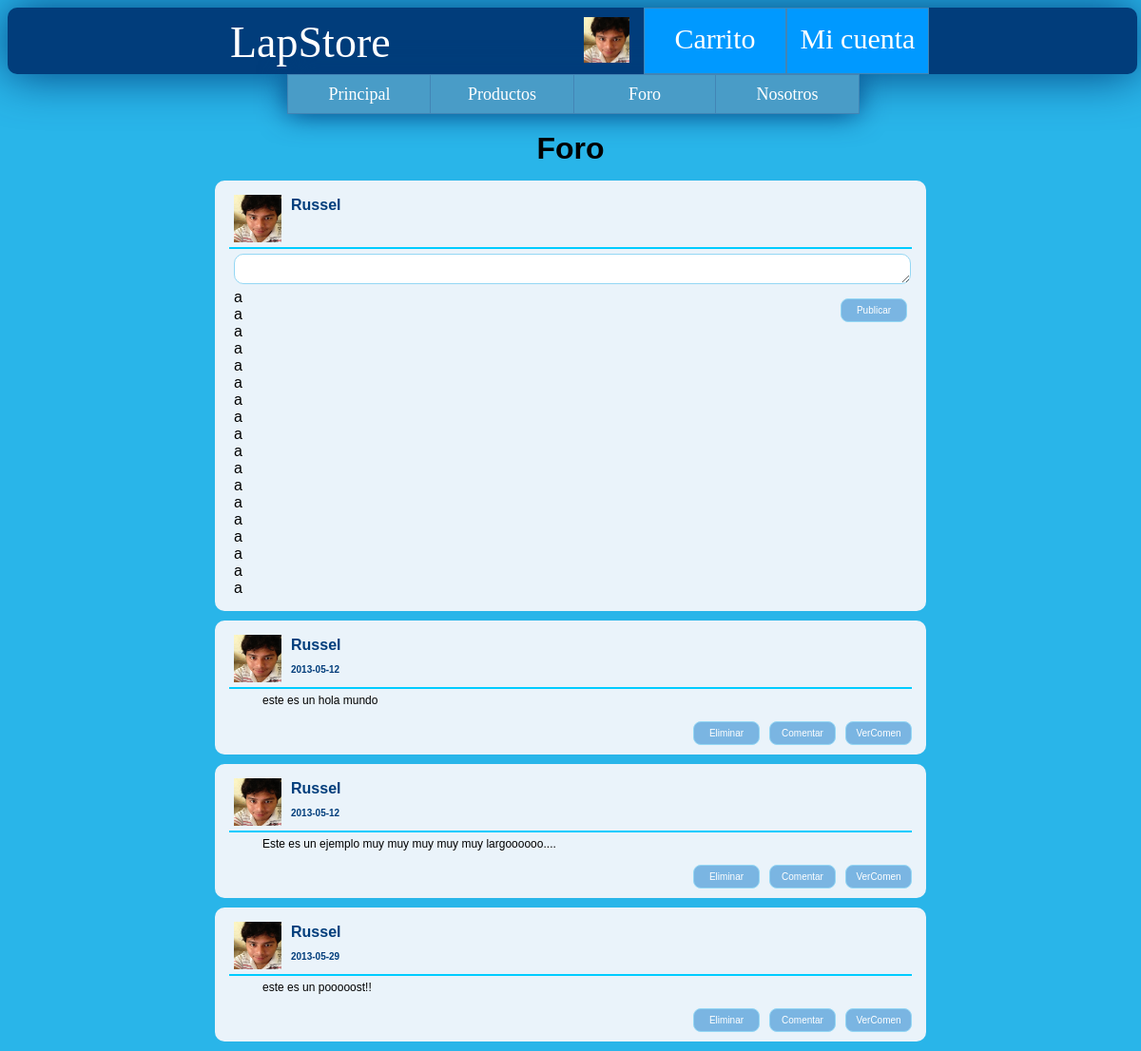
The app's page /foro.php (signed in) with its own data.
### tables this page shows
CREATE TABLE IF NOT EXISTS `post` (
  `postId` int(11) NOT NULL AUTO_INCREMENT,
  `usuarioId` int(11) NOT NULL,
  `articulo` varchar(1000) DEFAULT NULL,
  `fecha` date DEFAULT NULL,
  `idTema` int(11) NOT NULL,
  `nombrePost` varchar(100) NOT NULL,
  PRIMARY KEY (`postId`),
  KEY `usuarioId` (`usuarioId`)
);

CREATE TABLE IF NOT EXISTS `usuarios` (
  `usuarioId` int(11) NOT NULL AUTO_INCREMENT,
  `email` varchar(80) NOT NULL,
  `nombre` varchar(20) DEFAULT NULL,
  `tipo` int(2) DEFAULT NULL,
  `apellido` varchar(20) DEFAULT NULL,
  `descripcion` varchar(1000) DEFAULT NULL,
  `edad` int(11) DEFAULT NULL,
  `sexo` varchar(1) DEFAULT NULL,
  `url_foto` varchar(80) DEFAULT NULL,
  `contrasenia` varchar(15) DEFAULT NULL,
  PRIMARY KEY (`usuarioId`)
);

### include_php/DB/conexionGeneral.php (called while the page is built, shortened)
<?php
    function selecionarBD($conexion) {
        return mysql_select_db($GLOBALS["base_datos"], $conexion);
    }
    function ejecutarConsulta($query,$onexion) {
        return mysql_query($query, $onexion);
    }
    function cerrarConexion($conexion) {
        return @mysql_close($conexion);
    }
?>

### include_php/DB/foroDB.php (called while the page is built, shortened)
<?php
    include_once 'conexionGeneral.php';
    function obtenerTodosPost(){
        $conexion=abrirConexion();
        $sql = "SELECT * FROM post ORDER BY postId DESC";
        $resultado_peticion = ejecutarConsulta($sql,$conexion);
        $indice=0;
        $posts = array();
        while ($fila = mysql_fetch_array($resultado_peticion)){
            $indice++;
            $posts[$indice]=$fila;
        }
        return $posts;
    }
?>

### include_php/DB/usuarioDB.php (called while the page is built, shortened)
<?php
    include_once 'conexionGeneral.php';
    function obtenerUsuarioPorId($usuarioId){
        $conexion=abrirConexion();
        $sql = "SELECT * FROM usuarios WHERE usuarioId ='".mysql_real_escape_string($usuarioId)."'";
        $resultado_peticion = ejecutarConsulta($sql,$conexion);
        while ($fila = mysql_fetch_array($resultado_peticion)) {
            return $fila;
        }
        return $fila;
    }
    ?>

### include_php/_gestion_foro.php (the view, shortened to what this page needs)
<?php
include_once 'DB/foroDB.php';
include_once 'DB/usuarioDB.php';
function listarPosts() {
    $SALTO = "\n";
    $posts = obtenerTodosPost();
    $cadena_post = "";
    foreach ($posts as $post) {
        $usuarioPost = obtenerUsuarioPorId($post['usuarioId']);
        $cadena_post .= '<div class="marco">' . $SALTO;
        $cadena_post .= '    <div id="info_usuario">' . $SALTO;
        $cadena_post .= '        <img src="' . $usuarioPost['url_foto'] . '" alt="icono del usuario"/>' . $SALTO;
        $cadena_post .= '        <span class="usuario">' . $usuarioPost['nombre'] . '</span>' . $SALTO;
        $cadena_post .= '        <span class="fecha">' . $post['fecha'] . '</span>' . $SALTO;
        $cadena_post .= '    </div>' . $SALTO;
        $cadena_post .= '    <div class="articulo">' . $SALTO;
        $cadena_post .= '        <p>' . $post['articulo'] . '</p>' . $SALTO;
        $cadena_post .= '    </div>' . $SALTO;
        $cadena_post .= '       <input type="button" class="boton"  id="verComentario" value="VerComen" onclick="MostrarConsulta(\'respuestas' . $post['postId'] . '\',\'verPostCompleto.php?postId=' . $post['postId'] . '\'); return false" />';
        $cadena_post .= "   <input type=\"button\" class=\"boton\"  id=\"agregar_repost\" value=\"Comentar\" onclick=\"show('nuevo_repost" . $post['postId'] . "','".$post['postId']."')\"/>";
        if ($post['usuarioId'] == $_SESSION['usuarioId'] || $_SESSION['tipo'] == 1) {
            $cadena_post .= "<form action='" . $_SERVER['PHP_SELF'] . "' method='post' >" . $SALTO;
            $cadena_post .= '    <input type="hidden" name="id_post" value="' . $post['postId'] . '"/>' . $SALTO;
            $cadena_post .= '    <input type="hidden" name="id_usuario" value="' . $post['usuarioId'] . '"/>' . $SALTO;
            $cadena_post .= '    <input type="submit" class="boton"  onclick="return confirmarEliminacion()" name="eliminar_post" value="Eliminar"/>' . $SALTO;
            $cadena_post .= '</form>' . $SALTO;
        }
        $cadena_post .= '    <div class="clearboth"></div>' . $SALTO;
        $cadena_post .= '<div class="respuestas" id="respuestas' . $post['postId'] . '">' . $SALTO;
        $cadena_post .= generarFormRespuesta($post['postId']);
        $cadena_post .= '</div>' . $SALTO;
        $cadena_post .= '</div>' . $SALTO;
    }
    return $cadena_post;
}
function generarFormRespuesta($postId) {
    $SALTO = "\n";
    $cadena_responderPost = '  <div class="marco_interno" id="nuevo_repost' . $postId . '" style="display:none;">' . $SALTO;
    $cadena_responderPost .= '<a name="Responder"></a>';
    $cadena_responderPost .= '      <form action="foro.php" method="post" >' . $SALTO;
    $cadena_responderPost .= '          <div id="info_usuario">' . $SALTO;
    $cadena_responderPost .= '              <img src="' . $_SESSION['foto'] . '" alt="icono del usuario"/>' . $SALTO;
    $cadena_responderPost .= '              <span class="usuario">' . $_SESSION["nombre"] . '</span>' . $SALTO;
    $cadena_responderPost .= '              <input type="hidden" name="usuarioId" value="' . $_SESSION["usuarioId"] . '" />' . $SALTO;
    $cadena_responderPost .= '              <input type="hidden" name="postId" value="' . $postId . '" />' . $SALTO;
    $cadena_responderPost .= '              <div class="clearboth"></div>' . $SALTO;
    $cadena_responderPost .= '          </div>' . $SALTO;
    $cadena_responderPost .= '          <div class="articulo_nuevo">' . $SALTO;
    $cadena_responderPost .='               <input type="hidden" name="postId" value="' . $postId . '"/>' . $SALTO;
    $cadena_responderPost .= '              <textarea id="comen_post'.$postId.'" name="comen_repost"></textarea>' . $SALTO;
    $cadena_responderPost .= '              <input type="submit" class="boton"  id="agregar_repost" name="agregar_repost" value="Responder"/> ' . $SALTO;
    $cadena_responderPost .= '          </div>' . $SALTO;
    $cadena_responderPost .= '      </form>' . $SALTO;
    $cadena_responderPost .= '      <div class="clearboth"></div>' . $SALTO;
    $cadena_responderPost .= '  </div>' . $SALTO;
    return $cadena_responderPost;
}
?>

### css/css_plantilla.css (style rules this page uses)
body { overflow-y:scroll; background:#29B5E9; font-family:Arial, Helvetica, sans-serif; }
p,h1,form,table,label,input,div,textarea,select,li,ul { border:0;margin:0;padding:0; }
input,textarea,select { border:#94D7F4 1px solid; height:30px; margin:0 0 5px 0; padding:5px; color:#29B5E9; font-size:15px; border-radius:10px; -moz-border-radius:10px; -webkit-border-radius:10px; }
div.marco { background:#eaf3fa; margin:auto; margin-top:10px; margin-bottom:10px; overflow:hidden; padding:15px; border-radius:10px; -moz-border-radius:10px; -webkit-border-radius:10px; }
.boton { margin:10px 0 0 10px; width:150px; height:30px; background: #7AB5E2; padding: 5px 10px; color: white; font-size: 16px; text-decoration: none; vertical-align: middle; -webkit-border-radius: 8px; -moz-border-radius: 8px; border-radius: 8px; }
img[alt] { font-size: 9px; }

### css/css_foro.css (style rules this page uses)
div.marco { padding:10px 15px 10px 15px; margin:10px 0px 10px 0px; }
div.marco p { font-size:12px; }
#info_usuario { height:50px; padding:5px; border-bottom:2px solid #0CF; }
#info_usuario img { width:50px; height:50px; float:left; }
span { color:#013D7B; font-weight:bold; padding:2px 2px 2px 60px; display:block; }
span.usuario { height:25px; }
span.fecha { font-size:10px; height:25px; }
div.articulo { font-size:16px; text-indent:30px; padding:5px; }
input.boton { width:70px; height:25px; font-size:10px; float:right; }

### records on screen
post: usuarioId.url_foto (picture), usuarioId.nombre "Russel", fecha "2013-05-12", articulo "este es un hola mundo"
post: usuarioId.url_foto (picture), usuarioId.nombre "Russel", fecha "2013-05-12", articulo "Este es un ejemplo muy muy muy muy muy largoooooo...."
post: usuarioId.url_foto (picture), usuarioId.nombre "Russel", fecha "2013-05-29", articulo "este es un pooooost!!"

### other values on screen
$_SESSION["nombre"] "Russel"
